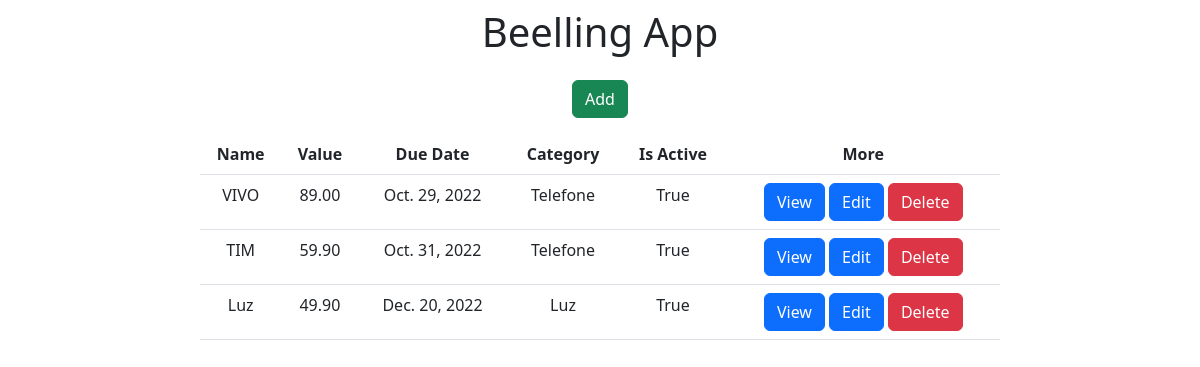
The page / on the database its author committed.
### beelling_app/models.py (models this page shows)
class Bill(models.Model):
    Name = models.CharField(max_length=100)
    Value = models.DecimalField(max_digits=10, decimal_places=2)
    DueDate = models.DateField()
    Category = models.CharField(max_length=50)
    IsActive = models.BooleanField()

### beelling_app/views.py (the view)
# urls.py: 2. Add a URL to urlpatterns:  path('', views.home, name='home')
def home(request):
    data = {}
    data['db'] = Bill.objects.all()
    return render(request, 'index.html', data)

### beelling_app/templates/index.html (shortened to what this page needs)
<!DOCTYPE html>
<html lang="en">
<head>
    <link href="https://cdn.jsdelivr.net/npm/bootstrap@5.2.2/dist/css/bootstrap.min.css" rel="stylesheet">
</head>
<body>
    <div class="col-8 m-auto pt-2 pb-2 text-center">
        <h1>Beelling App</h1>
    </div>
    <div class="col-8 m-auto pt-2 pb-2 text-center">
        <a href="/form" class="btn btn-success">Add</a>
    </div>
    <div class="col-8 m-auto pt-2 pb-2 text-center">
        <table class="table">
          <thead>
            <tr>
              <th scope="col">Name</th>
              <th scope="col">Value</th>
              <th scope="col">Due Date</th>
              <th scope="col">Category</th>
              <th scope="col">Is Active</th>
              <th scope="col">More</th>
            </tr>
          </thead>
          <tbody>
          {% for dbs in db %}
            <tr>
                <td>{{dbs.Name}}</td>
                <td>{{dbs.Value}}</td>
                <td>{{dbs.DueDate}}</td>
                <td>{{dbs.Category}}</td>
                <td>{{dbs.IsActive}}</td>
                <td>
                    <a href="/view/{{dbs.id}}/" class="btn btn-primary">View</a>
                    <a href="/edit/{{dbs.id}}/" class="btn btn-primary">Edit</a>
                    <a href="/delete/{{dbs.id}}/" class="btn btn-danger btnDel">Delete</a>
                </td>
            </tr>
          {% endfor %}
          </tbody>
        </table>
    </div>
    {% load static %}
</body>
</html>

### rows shown on the page
Bill: Name "VIVO", Value "89.00", DueDate "Oct. 29, 2022", Category "Telefone", IsActive "True"
Bill: Name "TIM", Value "59.90", DueDate "Oct. 31, 2022", Category "Telefone", IsActive "True"
Bill: Name "Luz", Value "49.90", DueDate "Dec. 20, 2022", Category "Luz", IsActive "True"
